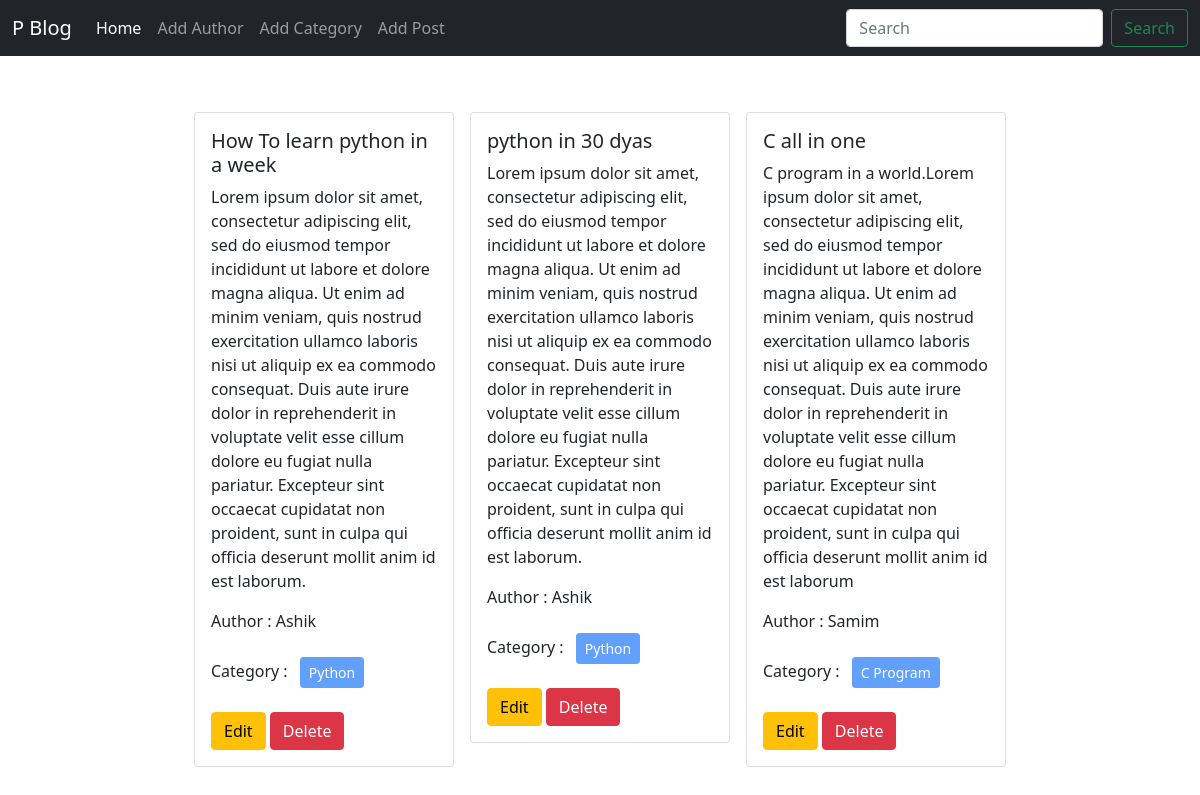
The page / on the database its author committed.
### posts/models.py (models this page shows, shortened)
class Post(models.Model):
    title = models.CharField(max_length=50)
    content = models.TextField()
    category = models.ManyToManyField(Category)
    author = models.ForeignKey(Author, on_delete=models.CASCADE)

### author/models.py (models this page shows, shortened)
class Author(models.Model):
    name = models.CharField(max_length=100)
    bio = models.TextField()
    phone_no = models.CharField(max_length=12)

### categories/models.py (models this page shows, shortened)
class Category(models.Model):
    name = models.CharField(max_length=100)

### blogpart1/views.py (the view)
# urls.py: 2. Add a URL to urlpatterns:  path('', views.home, name='home')
def home(request):
    data = Post.objects.all()
    return render(request, 'home.html', {'data' : data})

### templates/home.html
{% extends 'base.html' %} {% block content %}
<div class="d-flex flex-wrap justify-content-center px-5 pt-5">
  {% for post in data %}
  <div class="col-sm-3">
    <div class="card m-2">
      <div class="card-body">
        <h5 class="card-title">{{post.title}}</h5>
        <p class="card-text">{{post.content}}</p>
        <p>Author : {{post.author.name}}</p>
        <p>
          Category : {% for cat in post.category.all %}
          <button class="btn btn-primary btn-sm m-2" disabled >{{cat.name}} </button>
          {% endfor %}
        </p>
        <a href="{% url 'edit_post' post.id %}" class="btn btn-warning">Edit</a>
        <a href="{% url 'delete_post' post.id %}" class="btn btn-danger">Delete</a>
      </div>
    </div>
  </div>
  {% endfor %}
</div>
{% endblock %}

### templates/base.html (shortened to what this page needs)
<!DOCTYPE html>
<html lang="en">
  <head>
    <link
      href="https://cdn.jsdelivr.net/npm/bootstrap@5.0.2/dist/css/bootstrap.min.css"
      rel="stylesheet"
    />
  </head>
  <body>
    <nav class="navbar navbar-expand-lg navbar-dark bg-dark">
      <div class="container-fluid">
        <a class="navbar-brand" href="{% url 'homepage' %}">P Blog</a>
        <div class="collapse navbar-collapse" id="navbarSupportedContent">
          <ul class="navbar-nav me-auto mb-2 mb-lg-0">
            <li class="nav-item">
              <a class="nav-link active" aria-current="page" href="{% url 'homepage' %}">Home</a>
            </li>
            <li class="nav-item">
              <a class="nav-link" href="{% url 'add_author' %}">Add Author</a>
            </li>
            <li class="nav-item">
              <a class="nav-link" href="{% url 'add_category' %}">Add Category</a>
            </li>
            <li class="nav-item">
              <a class="nav-link" href="{% url 'add_post' %}">Add Post</a>
            </li>
          </ul>
          <form class="d-flex">
            <input
              class="form-control me-2"
              type="search"
              placeholder="Search"
              aria-label="Search"
            />
            <button class="btn btn-outline-success" type="submit">
              Search
            </button>
          </form>
        </div>
      </div>
    </nav>
    {% block content %}
    {% endblock %}
  </body>
</html>

### rows shown on the page
Post: title "How To learn python in a week", content "Lorem ipsum dolor sit amet, consectetur adipiscing elit, sed do eiusmod tempor incididunt ut labore et dolore magna aliqua. Ut enim ad minim veniam, quis nostrud exercitation ullamco laboris nisi ut aliquip ex ea commodo consequat. Duis aute irure dolor in reprehenderit in voluptate velit esse cillum dolore eu fugiat nulla pariatur. Excepteur sint occaecat cupidatat non proident, sunt in culpa qui officia deserunt mollit anim id est laborum.", author.name "Ashik"
Category: name "Python"
Post: title "python in 30 dyas", content "Lorem ipsum dolor sit amet, consectetur adipiscing elit, sed do eiusmod tempor incididunt ut labore et dolore magna aliqua. Ut enim ad minim veniam, quis nostrud exercitation ullamco laboris nisi ut aliquip ex ea commodo consequat. Duis aute irure dolor in reprehenderit in voluptate velit esse cillum dolore eu fugiat nulla pariatur. Excepteur sint occaecat cupidatat non proident, sunt in culpa qui officia deserunt mollit anim id est laborum.", author.name "Ashik"
Post: title "C all in one", content "C program in a world.Lorem ipsum dolor sit amet, consectetur adipiscing elit, sed do eiusmod tempor incididunt ut labore et dolore magna aliqua. Ut enim ad minim veniam, quis nostrud exercitation ullamco laboris nisi ut aliquip ex ea commodo consequat. Duis aute irure dolor in reprehenderit in voluptate velit esse cillum dolore eu fugiat nulla pariatur. Excepteur sint occaecat cupidatat non proident, sunt in culpa qui officia deserunt mollit anim id est laborum", author.name "Samim"
Category: name "C Program"
